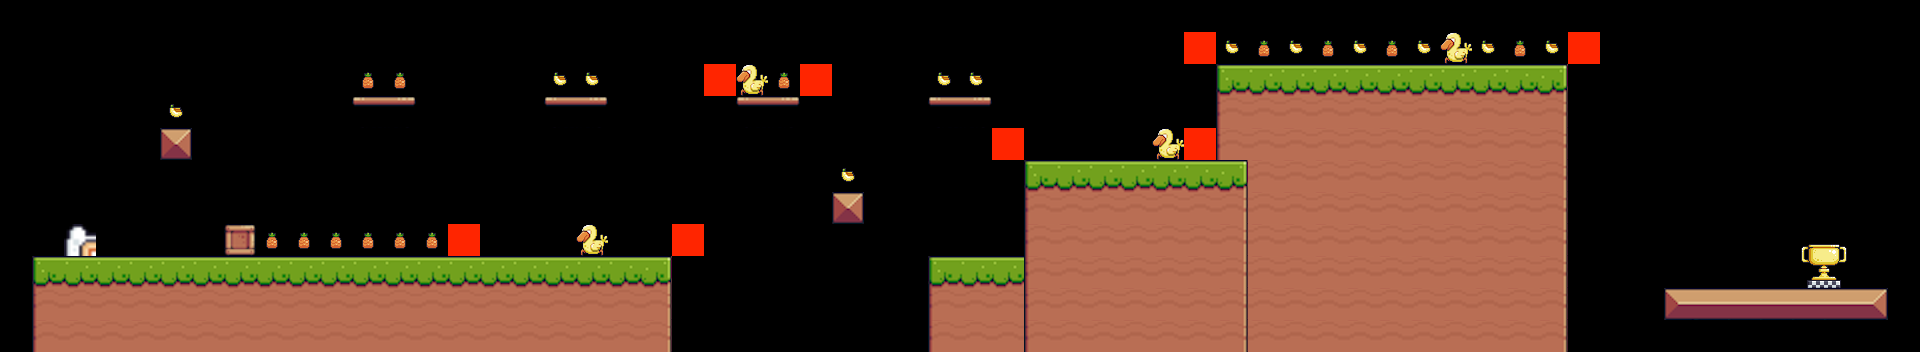

The image is a tile-based game level rendered from a .tmx file. Its description and source (layers, tilesets, objects; grid data summarised) follow:
An orthogonal 60x11 tile map with 32x32 px tiles, 6 tile layers (terrain, boxes, fruits, constraints, ...), 5 tilesets.

<map version="1.8" tiledversion="1.8.4" orientation="orthogonal" renderorder="right-down" width="60" height="11" tilewidth="32" tileheight="32" infinite="0" nextlayerid="7" nextobjectid="1">
 <tileset firstgid="1" source="../../tilesets/terrain.tsx" />
 <tileset firstgid="243" source="../../tilesets/boxes.tsx" />
 <tileset firstgid="244" source="../../tilesets/fruits.tsx" />
 <tileset firstgid="380" source="../../tilesets/enemy.tsx" />
 <tileset firstgid="385" source="../../tilesets/endplayer.tsx" />
 <layer id="1" name="terrain" width="60" height="11">
  <data>[660 cells, 221 non-empty, 12 distinct tile ids]</data>
 </layer>
 <layer id="2" name="boxes" width="60" height="11">
  <data>[660 cells, 3 non-empty, 1 distinct tile ids]</data>
 </layer>
 <layer id="3" name="fruits" width="60" height="11">
  <data>[660 cells, 27 non-empty, 2 distinct tile ids]</data>
 </layer>
 <layer id="4" name="constraints" width="60" height="11">
  <data>[660 cells, 8 non-empty, 1 distinct tile ids]</data>
 </layer>
 <layer id="5" name="enemy" width="60" height="11">
  <data>[660 cells, 4 non-empty, 1 distinct tile ids]</data>
 </layer>
 <layer id="6" name="player" width="60" height="11">
  <data>[660 cells, 5 non-empty, 5 distinct tile ids]</data>
 </layer>
</map>
